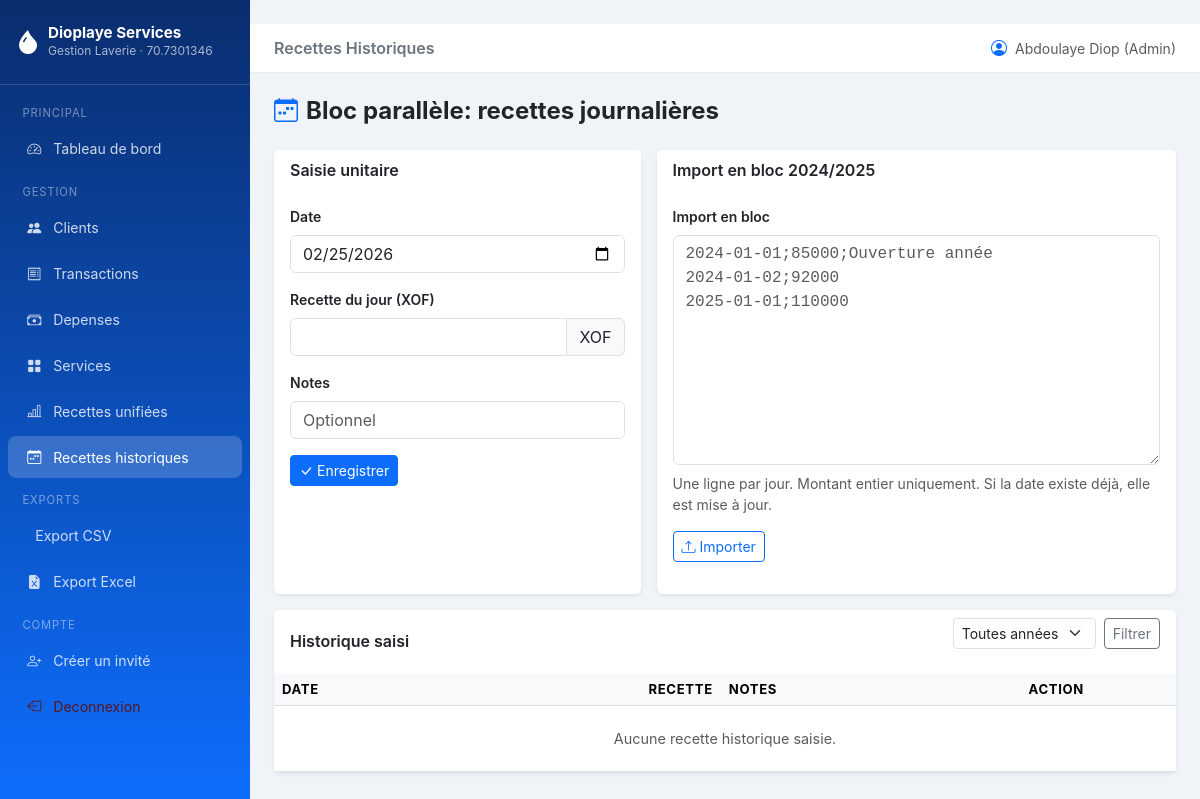
/recettes-historiques/ (signed in), run on an earlier commit of the app's database.
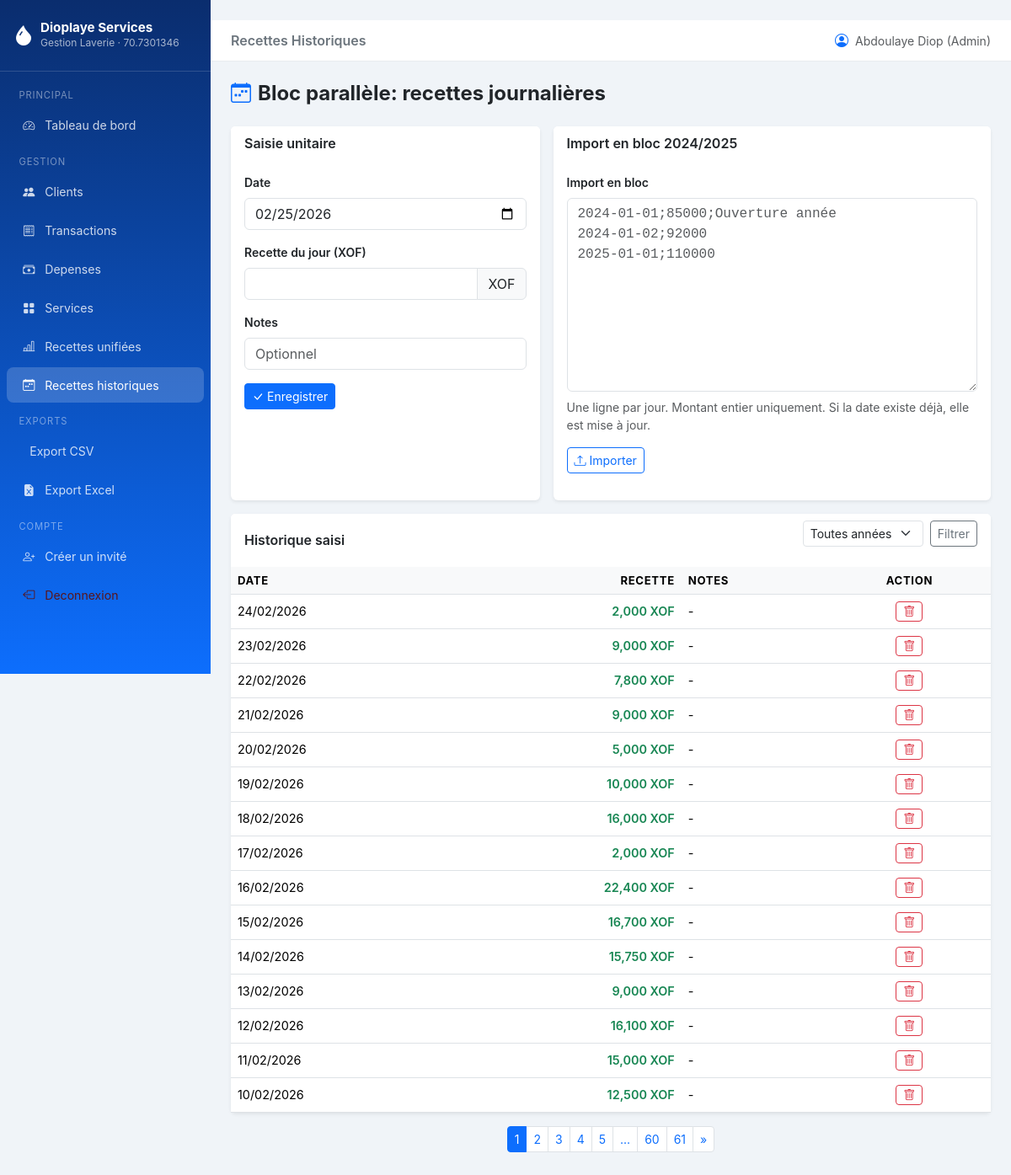
And on a later commit of the database.
### models.py (models this page shows, shortened)
class User(UserMixin, db.Model):
    __tablename__ = "users"
    id = db.Column(db.Integer, primary_key=True)
    username = db.Column(db.String(64), unique=True, nullable=False)
    email = db.Column(db.String(120), unique=True, nullable=False)
    password_hash = db.Column(db.String(256), nullable=False)
    role = db.Column(db.String(20), nullable=False, default="invite")
    is_active = db.Column(db.Boolean, default=True)
    created_at = db.Column(db.DateTime, default=datetime.utcnow)
    @property
    def is_admin(self) -> bool:
        return (self.role or "").lower() == "admin"

class RecetteJournaliereHistorique(db.Model):
    __tablename__ = "recettes_journalieres_historiques"
    id = db.Column(db.Integer, primary_key=True)
    date_recette = db.Column(db.Date, nullable=False, unique=True, index=True)
    montant = db.Column(db.Integer, nullable=False, default=0)
    notes = db.Column(db.String(300), nullable=True)
    created_at = db.Column(db.DateTime, default=datetime.utcnow)

### routes/recettes_historiques.py (the view)
@recettes_historiques_bp.route("/")
@login_required
@require_admin
def index():
    form = RecetteHistoriqueForm()
    import_form = ImportRecettesForm()
    page = request.args.get("page", 1, type=int)
    annee = request.args.get("annee", type=int)
    query = RecetteJournaliereHistorique.query
    if annee:
        query = query.filter(extract("year", RecetteJournaliereHistorique.date_recette) == annee)
    pagination = query.order_by(RecetteJournaliereHistorique.date_recette.desc()).paginate(
        page=page, per_page=Config.ITEMS_PER_PAGE, error_out=False
    )
    annees = [
        int(value)
        for (value,) in db.session.query(
            extract("year", RecetteJournaliereHistorique.date_recette)
        ).distinct().order_by(extract("year", RecetteJournaliereHistorique.date_recette).desc()).all()
        if value is not None
    ]
    return render_template(
        "recettes_historiques/index.html",
        form=form,
        import_form=import_form,
        recettes=pagination.items,
        pagination=pagination,
        annee=annee,
        annees=annees,
    )

### routes/recettes_historiques.py
class RecetteHistoriqueForm(FlaskForm):
    date_recette = DateField("Date", default=date.today, validators=[DataRequired()])
    montant = IntegerField(
        "Recette du jour (XOF)",
        validators=[DataRequired(), NumberRange(min=0)],
        filters=[_normalize_integer],
    )
    notes = StringField("Notes", validators=[Optional(), Length(max=300)])
    submit = SubmitField("Enregistrer / Mettre à jour")

class ImportRecettesForm(FlaskForm):
    lignes = TextAreaField(
        "Import en bloc",
        validators=[DataRequired()],
        description="Format: YYYY-MM-DD;montant;notes (notes optionnelles).",
    )
    submit = SubmitField("Importer")

### routes/__init__.py (called while the page is built)
def require_admin(view_func):
    @wraps(view_func)
    def wrapped(*args, **kwargs):
        if not getattr(current_user, "is_admin", False):
            flash("Action réservée à l'administrateur général.", "danger")
            return redirect(url_for("dashboard.index"))
        return view_func(*args, **kwargs)
    return wrapped

### routes/recettes_historiques.py (called while the page is built)
def _normalize_integer(value):
    if isinstance(value, str):
        return value.strip().replace(" ", "")
    return value

### templates/recettes_historiques/index.html (shortened to what this page needs)
{% extends "base.html" %}
{% block page_title %}Recettes Historiques{% endblock %}
{% block content %}
<div class="d-flex justify-content-between align-items-center mb-4">
  <h4 class="fw-bold mb-0"><i class="bi bi-calendar-week text-primary me-2"></i>Bloc parallèle: recettes journalières</h4>
</div>
<div class="row g-3 mb-3">
  <div class="col-lg-5">
    <div class="card border-0 shadow-sm h-100">
      <div class="card-header bg-white border-0 fw-semibold">Saisie unitaire</div>
      <div class="card-body">
        <form method="POST" action="{{ url_for('recettes_historiques.add') }}">
          <div class="mb-3">
            {{ form.date_recette.label(class="form-label fw-semibold small") }}
            {{ form.date_recette(class="form-control" + (" is-invalid" if form.date_recette.errors else "")) }}
          </div>
          <div class="mb-3">
            {{ form.montant.label(class="form-label fw-semibold small") }}
            <div class="input-group">
              {{ form.montant(class="form-control" + (" is-invalid" if form.montant.errors else ""), min=0, step=1) }}
              <span class="input-group-text">XOF</span>
            </div>
          </div>
          <div class="mb-3">
            {{ form.notes.label(class="form-label fw-semibold small") }}
            {{ form.notes(class="form-control", placeholder="Optionnel") }}
          </div>
          <button type="submit" class="btn btn-primary btn-sm">
            <i class="bi bi-check-lg me-1"></i>Enregistrer
          </button>
        </form>
      </div>
    </div>
  </div>
  <div class="col-lg-7">
    <div class="card border-0 shadow-sm h-100">
      <div class="card-header bg-white border-0 fw-semibold">Import en bloc 2024/2025</div>
      <div class="card-body">
        <form method="POST" action="{{ url_for('recettes_historiques.importer') }}">
          <label class="form-label fw-semibold small">{{ import_form.lignes.label.text }}</label>
          {{ import_form.lignes(
              class="form-control font-monospace",
              rows="9",
              placeholder="2024-01-01;85000;Ouverture année\n2024-01-02;92000\n2025-01-01;110000"
            )
          }}
          <div class="form-text mt-2">Une ligne par jour. Montant entier uniquement. Si la date existe déjà, elle est mise à jour.</div>
          <button type="submit" class="btn btn-outline-primary btn-sm mt-3">
            <i class="bi bi-upload me-1"></i>Importer
          </button>
        </form>
      </div>
    </div>
  </div>
</div>
<div class="card border-0 shadow-sm">
  <div class="card-header bg-white border-0 d-flex justify-content-between align-items-center">
    <span class="fw-semibold">Historique saisi</span>
    <form method="GET" class="d-flex gap-2">
      <select name="annee" class="form-select form-select-sm">
        <option value="">Toutes années</option>
      </select>
      <button class="btn btn-outline-secondary btn-sm">Filtrer</button>
    </form>
  </div>
  <div class="card-body p-0">
    <div class="table-responsive">
      <table class="table table-hover mb-0">
        <thead>
          <tr>
            <th>Date</th>
            <th class="text-end">Recette</th>
            <th>Notes</th>
            <th class="text-center">Action</th>
          </tr>
        </thead>
        <tbody>
          {% for r in recettes %}
          <tr>
            <td>{{ r.date_recette.strftime("%d/%m/%Y") }}</td>
            <td class="text-end fw-semibold text-success">{{ "{:,.0f}".format(r.montant) }} XOF</td>
            <td>{{ r.notes or "-" }}</td>
            <td class="text-center">
              <form method="POST" action="{{ url_for('recettes_historiques.delete', entry_id=r.id) }}" class="d-inline">
                <button type="submit" class="btn btn-outline-danger btn-sm"
                        onclick="return confirm('Supprimer cette recette historique ?');">
                  <i class="bi bi-trash"></i>
                </button>
              </form>
            </td>
          </tr>
          {% else %}
          <tr>
            <td colspan="4" class="text-center text-muted py-4">Aucune recette historique saisie.</td>
          </tr>
          {% endfor %}
        </tbody>
      </table>
    </div>
  </div>
</div>
{% if pagination.pages > 1 %}
<nav class="mt-3">
  <ul class="pagination pagination-sm justify-content-center">
    {% for p in pagination.iter_pages() %}
    <li class="page-item {% if p == pagination.page %}active{% endif %}">
      {% if p %}
      <a class="page-link" href="{{ url_for('recettes_historiques.index', page=p, annee=annee) }}">{{ p }}</a>
      {% else %}
      <span class="page-link">...</span>
      {% endif %}
    </li>
    {% endfor %}
    {% if pagination.has_next %}
    <li class="page-item">
      <a class="page-link" href="{{ url_for('recettes_historiques.index', page=pagination.next_num, annee=annee) }}">&raquo;</a>
    </li>
    {% endif %}
  </ul>
</nav>
{% endif %}
{% endblock %}

### templates/base.html (shortened to what this page needs)
﻿<!DOCTYPE html>
<html lang="fr">
<head>
  <link rel="stylesheet" href="https://cdn.jsdelivr.net/npm/bootstrap@5.3.3/dist/css/bootstrap.min.css">
  <link rel="stylesheet" href="https://cdn.jsdelivr.net/npm/bootstrap-icons@1.11.3/font/bootstrap-icons.css">
  <link rel="stylesheet" href="{{ url_for('static', filename='css/main.css') }}">
</head>
<body>
{% if current_user.is_authenticated %}
<nav id="sidebar">
  <div class="brand">
    <div class="d-flex align-items-center gap-2">
      <i class="bi bi-droplet-fill fs-4 text-white"></i>
      <div>
        <h5>{{ config.get('LAVERIE_NOM', 'Dioplaye Services') }}</h5>
        <small>Gestion Laverie · {{ config.get('LAVERIE_TELEPHONE', '-') }}</small>
      </div>
    </div>
  </div>
  <ul class="nav flex-column mt-2">
    <li class="nav-section">Principal</li>
    <li class="nav-item">
      <a class="nav-link {% if request.endpoint == 'dashboard.index' %}active{% endif %}"
         href="{{ url_for('dashboard.index') }}">
        <i class="bi bi-speedometer2"></i> Tableau de bord
      </a>
    </li>
    <li class="nav-section">Gestion</li>
    <li class="nav-item">
      <a class="nav-link {% if request.blueprint == 'clients' %}active{% endif %}"
         href="{{ url_for('clients.index') }}">
        <i class="bi bi-people-fill"></i> Clients
      </a>
    </li>
    <li class="nav-item">
      <a class="nav-link {% if request.blueprint == 'transactions' %}active{% endif %}"
         href="{{ url_for('transactions.index') }}">
        <i class="bi bi-receipt"></i> Transactions
      </a>
    </li>
    <li class="nav-item">
      <a class="nav-link {% if request.blueprint == 'depenses' %}active{% endif %}"
         href="{{ url_for('depenses.index') }}">
        <i class="bi bi-cash-stack"></i> Depenses
      </a>
    </li>
    <li class="nav-item">
      <a class="nav-link {% if request.blueprint == 'services' %}active{% endif %}"
         href="{{ url_for('services.index') }}">
        <i class="bi bi-grid-fill"></i> Services
      </a>
    </li>
    <li class="nav-item">
      <a class="nav-link {% if request.endpoint == 'recettes_historiques.unifiees' %}active{% endif %}"
         href="{{ url_for('recettes_historiques.unifiees') }}">
        <i class="bi bi-bar-chart-line"></i> Recettes unifiées
      </a>
    </li>
    {% if current_user.is_admin %}
    <li class="nav-item">
      <a class="nav-link {% if request.blueprint == 'recettes_historiques' and request.endpoint != 'recettes_historiques.unifiees' %}active{% endif %}"
         href="{{ url_for('recettes_historiques.index') }}">
        <i class="bi bi-calendar-week"></i> Recettes historiques
      </a>
    </li>
    {% endif %}
    <li class="nav-section">Exports</li>
    <li class="nav-item">
      <a class="nav-link" href="{{ url_for('exports.transactions_csv') }}">
         Export CSV
      </a>
    </li>
    <li class="nav-item">
      <a class="nav-link" href="{{ url_for('exports.transactions_excel') }}">
        <i class="bi bi-file-earmark-excel-fill"></i> Export Excel
      </a>
    </li>
    <li class="nav-section mt-auto">Compte</li>
    {% if current_user.is_admin %}
    <li class="nav-item">
      <a class="nav-link" href="{{ url_for('auth.create_invite') }}">
        <i class="bi bi-person-plus"></i> Créer un invité
      </a>
    </li>
    {% endif %}
    <li class="nav-item">
      <a class="nav-link text-danger-emphasis" href="{{ url_for('auth.logout') }}">
        <i class="bi bi-box-arrow-left"></i> Deconnexion
      </a>
    </li>
  </ul>
</nav>
{% endif %}
<div id="main-content">
  {% if current_user.is_authenticated %}
  <div class="topbar d-flex align-items-center justify-content-between">
    <div class="d-flex align-items-center gap-3">
      <span class="fw-semibold text-secondary">{% block page_title %}{% endblock %}</span>
    </div>
    <div class="d-flex align-items-center gap-2">
      <i class="bi bi-person-circle text-primary"></i>
      <small class="text-muted">
        {{ current_user.username }}{% if current_user.is_admin %} (Admin){% else %} (Invité){% endif %}
      </small>
    </div>
  </div>
  {% endif %}
  <div class="page-content">
    {% block content %}{% endblock %}
  </div>
</div>
</body>
</html>

### static/css/main.css (style rules this page uses)
:root { --sidebar-width: 250px; --primary: #0d6efd; --success: #198754; }
body { background: #f0f4f8; font-family: 'Inter', sans-serif; }
#sidebar { width: var(--sidebar-width); min-height: 100vh; background: linear-gradient(180deg, #0a2d6e 0%, #0d6efd 100%); position: fixed; top: 0; left: 0; z-index: 100; transition: transform 0.3s ease; }
#sidebar .brand { padding: 1.5rem 1rem; border-bottom: 1px solid rgba(255,255,255,.15); }
#sidebar .brand h5 { color: #fff; font-weight: 700; margin: 0; font-size: .95rem; }
#sidebar .brand small { color: rgba(255,255,255,.65); font-size: .75rem; }
#sidebar .nav-link { color: rgba(255,255,255,.8); padding: .65rem 1.2rem; border-radius: 8px; margin: 2px 8px; transition: all .2s; font-size: .88rem; }
#sidebar .nav-link:hover, #sidebar .nav-link.active { background: rgba(255,255,255,.18); color: #fff; }
#sidebar .nav-link i { width: 20px; text-align: center; margin-right: 8px; }
#sidebar .nav-section { font-size: .7rem; text-transform: uppercase; letter-spacing: .08em; color: rgba(255,255,255,.45); padding: .75rem 1.4rem .25rem; }
#main-content { margin-left: var(--sidebar-width); min-height: 100vh; }
.topbar { background: #fff; border-bottom: 1px solid #e9ecef; padding: .75rem 1.5rem; position: sticky; top: 0; z-index: 50; }
.page-content { padding: 1.5rem; }
.table thead th { background: #f8f9fa; font-size: .82rem; text-transform: uppercase; letter-spacing: .05em; }
.table td { vertical-align: middle; font-size: .9rem; }

### templates/base.html (style rules this page uses)
:root { --sidebar-width: 250px; --primary: #0d6efd; --success: #198754; }
body { background: #f0f4f8; font-family: 'Inter', sans-serif; }
#sidebar { width: var(--sidebar-width); min-height: 100vh; background: linear-gradient(180deg, #0a2d6e 0%, #0d6efd 100%); position: fixed; top: 0; left: 0; z-index: 100; transition: transform 0.3s ease; }
#sidebar .brand { padding: 1.5rem 1rem; border-bottom: 1px solid rgba(255,255,255,.15); }
#sidebar .brand h5 { color: #fff; font-weight: 700; margin: 0; font-size: .95rem; }
#sidebar .brand small { color: rgba(255,255,255,.65); font-size: .75rem; }
#sidebar .nav-link { color: rgba(255,255,255,.8); padding: .65rem 1.2rem; border-radius: 8px; margin: 2px 8px; transition: all .2s; font-size: .88rem; }
#sidebar .nav-link:hover, #sidebar .nav-link.active { background: rgba(255,255,255,.18); color: #fff; }
#sidebar .nav-link i { width: 20px; text-align: center; margin-right: 8px; }
#sidebar .nav-section { font-size: .7rem; text-transform: uppercase; letter-spacing: .08em; color: rgba(255,255,255,.45); padding: .75rem 1.4rem .25rem; }
#main-content { margin-left: var(--sidebar-width); min-height: 100vh; }
.topbar { background: #fff; border-bottom: 1px solid #e9ecef; padding: .75rem 1.5rem; position: sticky; top: 0; z-index: 50; }
.page-content { padding: 1.5rem; }
.table thead th { background: #f8f9fa; font-size: .82rem; text-transform: uppercase; letter-spacing: .05em; }
.table td { vertical-align: middle; font-size: .9rem; }

What changed in the data, as far as the page shows it:
added RecetteJournaliereHistorique: date_recette "24/02/2026", montant "2,000", notes "-"
added RecetteJournaliereHistorique: date_recette "23/02/2026", montant "9,000", notes "-"
added RecetteJournaliereHistorique: date_recette "22/02/2026", montant "7,800", notes "-"
added RecetteJournaliereHistorique: date_recette "21/02/2026", montant "9,000", notes "-"
added RecetteJournaliereHistorique: date_recette "20/02/2026", montant "5,000", notes "-"
added RecetteJournaliereHistorique: date_recette "19/02/2026", montant "10,000", notes "-"
added RecetteJournaliereHistorique: date_recette "18/02/2026", montant "16,000", notes "-"
added RecetteJournaliereHistorique: date_recette "17/02/2026", montant "2,000", notes "-"
added RecetteJournaliereHistorique: date_recette "16/02/2026", montant "22,400", notes "-"
added RecetteJournaliereHistorique: date_recette "15/02/2026", montant "16,700", notes "-"
added RecetteJournaliereHistorique: date_recette "14/02/2026", montant "15,750", notes "-"
added RecetteJournaliereHistorique: date_recette "13/02/2026", montant "9,000", notes "-"
added RecetteJournaliereHistorique: date_recette "12/02/2026", montant "16,100", notes "-"
added RecetteJournaliereHistorique: date_recette "11/02/2026", montant "15,000", notes "-"
added RecetteJournaliereHistorique: date_recette "10/02/2026", montant "12,500", notes "-"
Also different on the page:
new list line: "1"
new list line: "2"
new list line: "3"
new list line: "4"
new list line: "5"
new list line: "60"
new list line: "61"
text no longer shown: "Aucune recette historique saisie."
